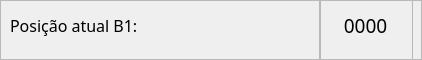
                         <widget class="QFrame" name="frame_60">
                          <property name="minimumSize">
                           <size>
                            <width>0</width>
                            <height>60</height>
                           </size>
                          </property>
                          <property name="maximumSize">
                           <size>
                            <width>16777215</width>
                            <height>60</height>
                           </size>
                          </property>
                          <property name="frameShape">
                           <enum>QFrame::StyledPanel</enum>
                          </property>
                          <property name="frameShadow">
                           <enum>QFrame::Raised</enum>
                          </property>
                          <widget class="QFrame" name="frame_61">
                           <property name="geometry">
                            <rect>
                             <x>320</x>
                             <y>0</y>
                             <width>93</width>
                             <height>85</height>
                            </rect>
                           </property>
                           <property name="minimumSize">
                            <size>
                             <width>80</width>
                             <height>0</height>
                            </size>
                           </property>
                           <property name="frameShape">
                            <enum>QFrame::StyledPanel</enum>
                           </property>
                           <property name="frameShadow">
                            <enum>QFrame::Raised</enum>
                           </property>
                           <widget class="QLabel" name="lbl_pos_atual_b1">
                            <property name="geometry">
                             <rect>
                              <x>0</x>
                              <y>0</y>
                              <width>91</width>
                              <height>51</height>
                             </rect>
                            </property>
                            <property name="font">
                             <font>
                              <family>Equinox Bold</family>
                              <pointsize>14</pointsize>
                             </font>
                            </property>
                            <property name="text">
                             <string>0000</string>
                            </property>
                            <property name="alignment">
                             <set>Qt::AlignCenter</set>
                            </property>
                           </widget>
                          </widget>
                          <widget class="QFrame" name="frame_62">
                           <property name="geometry">
                            <rect>
                             <x>0</x>
                             <y>0</y>
                             <width>320</width>
                             <height>85</height>
                            </rect>
                           </property>
                           <property name="sizePolicy">
                            <sizepolicy hsizetype="Preferred" vsizetype="Preferred">
                             <horstretch>0</horstretch>
                             <verstretch>0</verstretch>
                            </sizepolicy>
                           </property>
                           <property name="minimumSize">
                            <size>
                             <width>320</width>
                             <height>0</height>
                            </size>
                           </property>
                           <property name="frameShape">
                            <enum>QFrame::StyledPanel</enum>
                           </property>
                           <property name="frameShadow">
                            <enum>QFrame::Raised</enum>
                           </property>
                           <widget class="QLabel" name="label_24">
                            <property name="geometry">
                             <rect>
                              <x>10</x>
                              <y>0</y>
                              <width>311</width>
                              <height>51</height>
                             </rect>
                            </property>
                            <property name="sizePolicy">
                             <sizepolicy hsizetype="Preferred" vsizetype="Preferred">
                              <horstretch>0</horstretch>
                              <verstretch>0</verstretch>
                             </sizepolicy>
                            </property>
                            <property name="font">
                             <font>
                              <family>Equinox Bold</family>
                              <pointsize>12</pointsize>
                             </font>
                            </property>
                            <property name="text">
                             <string>Posição atual B1:</string>
                            </property>
                           </widget>
                          </widget>
                         </widget>
